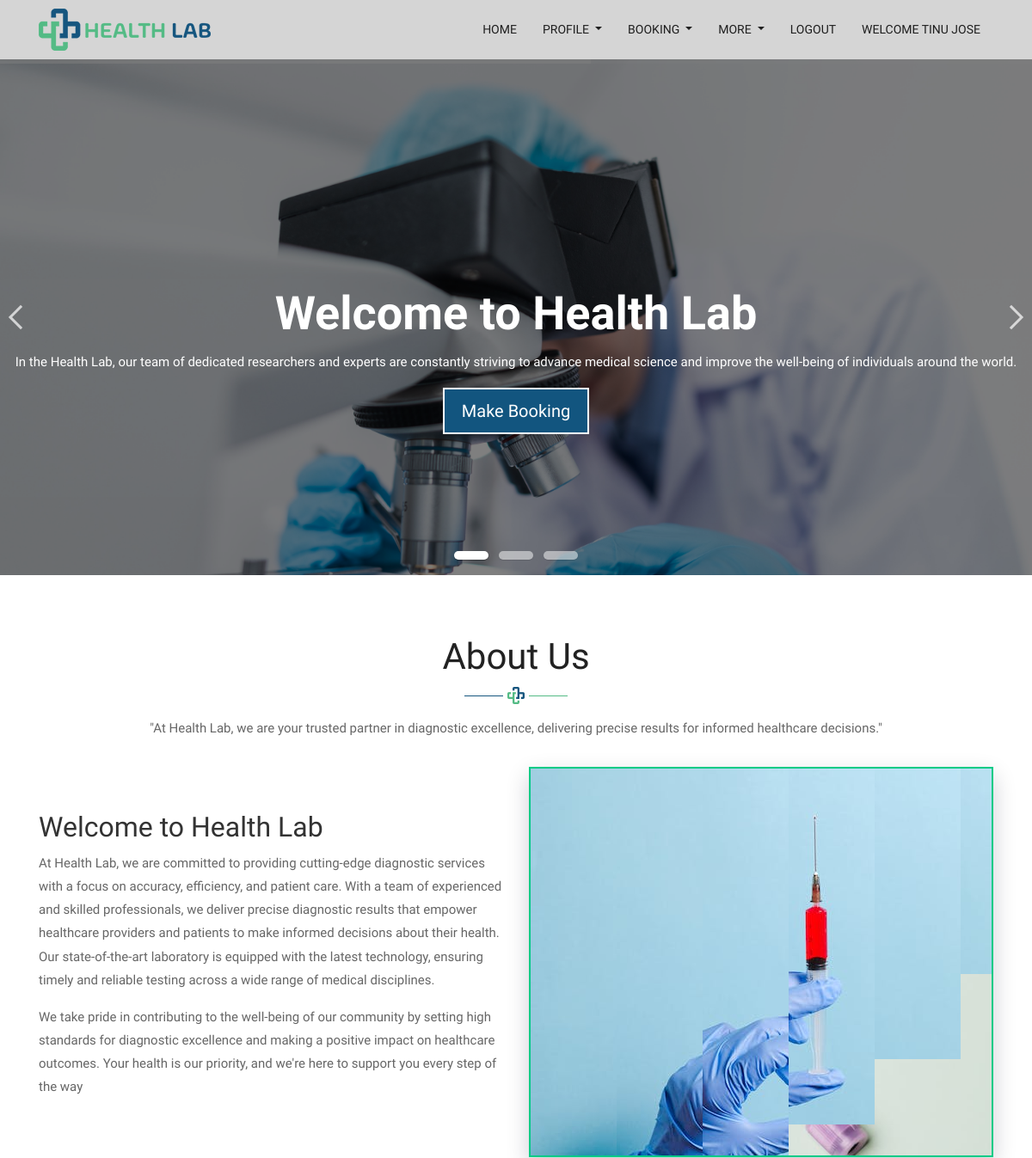
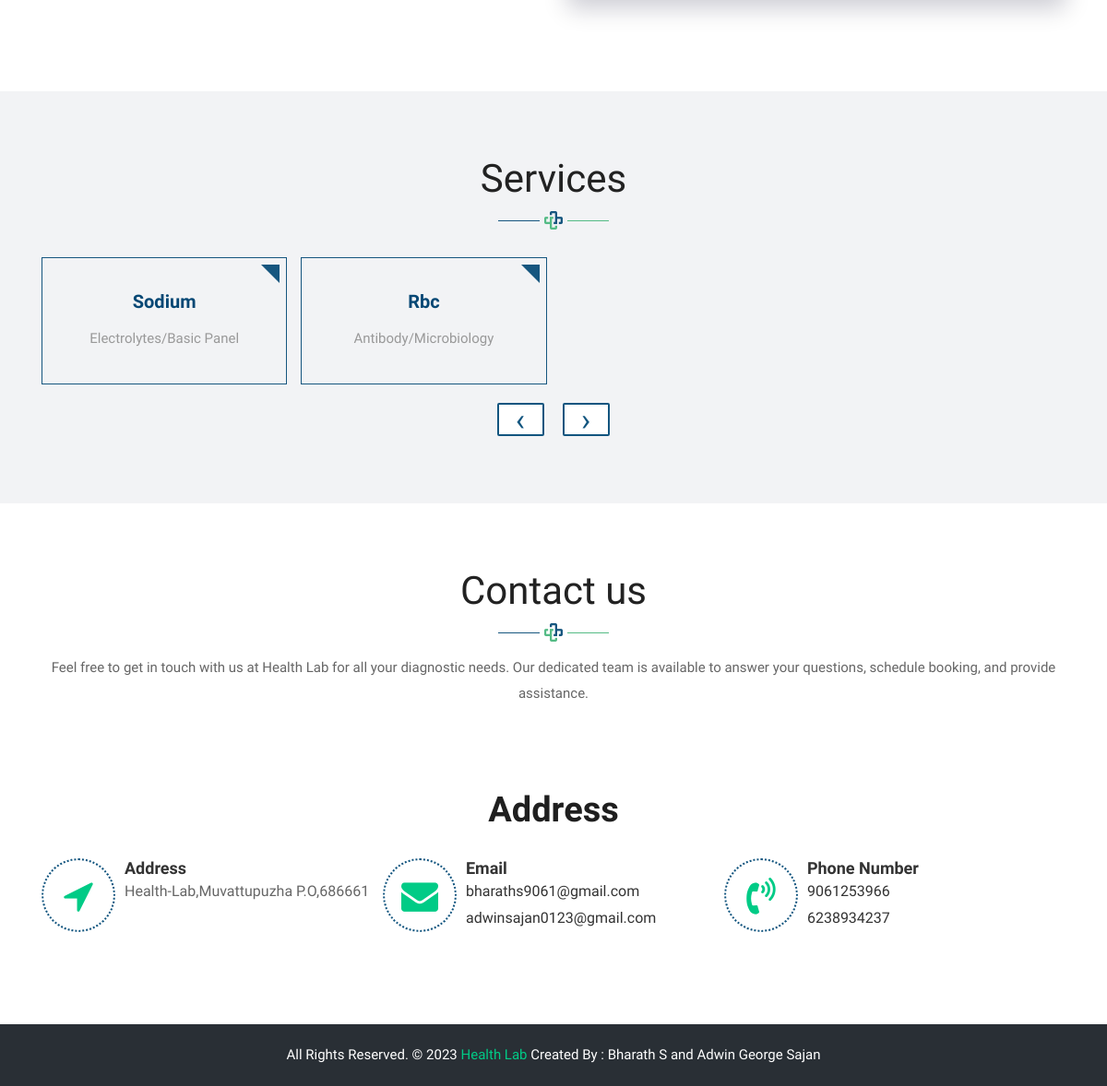
/Project/User/HomePage.php (signed in), run on the app's committed database (2 pictures, top to bottom).
### tables this page shows
CREATE TABLE `tbl_test` (
  `test_id` int(11) NOT NULL auto_increment,
  `test_name` varchar(100) NOT NULL,
  `test_price` varchar(50) NOT NULL,
  `subcategory_id` int(11) NOT NULL,
  PRIMARY KEY  (`test_id`)
);

CREATE TABLE `tbl_subcategory` (
  `subcategory_id` int(11) NOT NULL auto_increment,
  `subcategory_name` varchar(50) NOT NULL,
  `category_id` int(11) NOT NULL,
  PRIMARY KEY  (`subcategory_id`)
);

CREATE TABLE `tbl_category` (
  `category_id` int(11) NOT NULL auto_increment,
  `category_name` varchar(50) NOT NULL,
  PRIMARY KEY  (`category_id`)
);

### Project/User/HomePage.php (the view, shortened to what this page needs)
<?php
include('Header.php');
?>
	<div class="ulockd-home-slider">
		<div class="container-fluid">
			<div class="row">
				<div class="pogoSlider" id="js-main-slider">
					<div class="pogoSlider-slide" data-transition="fade" data-duration="1500" style="background-image:url(../Assets/Templates/Main/images/slider-01.jpg);">
						<div class="lbox-caption pogoSlider-slide-element">
							<div class="lbox-details">
								<h1>Welcome to Health Lab</h1>
								<p>In the Health Lab, our team of dedicated researchers and experts are constantly striving to advance medical science and improve the well-being of individuals around the world. </p>
								<a href="Booking.php" class="btn">Make Booking</a>
							</div>
						</div>
					</div>
				</div>
			</div>
		</div>
	</div>
		<div id="about" class="about-box">
		<div class="about-a1">
			<div class="container">
				<div class="row">
					<div class="col-lg-12">
						<div class="title-box">
							<h2>About Us</h2>
							<p>"At Health Lab, we are your trusted partner in diagnostic excellence, delivering precise results for informed healthcare decisions."</p>
						</div>
					</div>
				</div>
				<div class="row">
					<div class="col-lg-12 col-md-12 col-sm-12">
						<div class="row align-items-center about-main-info">
							<div class="col-lg-6 col-md-6 col-sm-12">
								<h2> Welcome to Health Lab </h2>
								<p>At Health Lab, we are committed to providing cutting-edge diagnostic services with a focus on accuracy, efficiency, and patient care. With a team of experienced and skilled professionals, we deliver precise diagnostic results that empower healthcare providers and patients to make informed decisions about their health. Our state-of-the-art laboratory is equipped with the latest technology, ensuring timely and reliable testing across a wide range of medical disciplines. </p>
								<p>We take pride in contributing to the well-being of our community by setting high standards for diagnostic excellence and making a positive impact on healthcare outcomes. Your health is our priority, and we're here to support you every step of the way</p>
							</div>
							<div class="col-lg-6 col-md-6 col-sm-12">
								<div class="about-m">
									<ul id="banner">
										<li>
										</li>
										<li>
										</li>
									</ul>
								</div>
							</div>
						</div>
					</div>
				</div>
			</div>
		</div>
	</div>
	<div id="services" class="services-box">
		<div class="container">
			<div class="row">
				<div class="col-lg-12">
					<div class="title-box">
						<h2>Services</h2>
					</div>
				</div>
			</div>
			<div class="row">
				<div class="col-lg-12">
					<div class="owl-carousel owl-theme">
							<?php
							$selSevices="SELECT * FROM tbl_test t INNER JOIN tbl_subcategory s ON t.subcategory_id=s.subcategory_id INNER JOIN tbl_category c ON c.category_id=s.category_id";
							$resService=mysql_query($selSevices);
							while($dataService=mysql_fetch_array($resService)){
								?>
								<div class="item">
										<div class="serviceBox">
								<h3 class="title"><?php echo $dataService['test_name'] ?></h3>
								<p class="description">
									<?php echo $dataService['subcategory_name']."/".$dataService['category_name']; ?>
								</p>
							</div>
							</div>
								<?php
							}
							?>
					</div>
				</div>
			</div>
		</div>
	</div>
	<div id="contact" class="contact-box">
		<div class="container">
			<div class="row">
				<div class="col-lg-12">
					<div class="title-box">
						<h2>Contact us</h2>
						<p>Feel free to get in touch with us at Health Lab for all your diagnostic needs. Our dedicated team is available to answer your questions, schedule booking, and provide assistance. </p>
					</div>
				</div>
			</div>
			<div class="row">
			<div class="col-lg-12 col-xs-12">
    <div class="left-contact">
        <h2>Address</h2>
        <div class="media cont-line">
            <div class="media-left icon-b">
                <i class="fa fa-location-arrow" aria-hidden="true"></i>
            </div>
            <div class="media-body dit-right">
                <h4>Address</h4>
                <p>Health-Lab,Muvattupuzha P.O,686661</p>
            </div>
        </div>
        <div class="media cont-line">
            <div class="media-left icon-b">
                <i class="fa fa-envelope" aria-hidden="true"></i>
            </div>
            <div class="media-body dit-right">
                <h4>Email</h4>
                <a href="mailto:bharaths9061@gmail.com">bharaths9061@gmail.com</a><br>
                <a href="mailto:adwinsajan0123@gmail.com">adwinsajan0123@gmail.com</a>
            </div>
        </div>
        <div class="media cont-line">
            <div class="media-left icon-b">
                <i class="fa fa-volume-control-phone" aria-hidden="true"></i>
            </div>
            <div class="media-body dit-right">
                <h4>Phone Number</h4>
                <a href="tel:9061253966">9061253966</a><br>
                <a href="tel:6238934237">6238934237</a>
            </div>
        </div>
    </div>
</div>
			</div>
		</div>
	</div>
  <?php
  include('Footer.php');
  ?>

### Project/Assets/Templates/Main/css/style.css (style rules this page uses)
body { color: #666666; font-size: 15px; font-family: 'Catamaran', sans-serif; line-height: 1.80857; }
a { color: #1f1f1f; text-decoration: none !important; outline: none !important; -webkit-transition: all .3s ease-in-out; -moz-transition: all .3s ease-in-out; -ms-transition: all .3s ease-in-out; -o-transition: all .3s ease-in-out; transition: all .3s ease-in-out; }
h1, h2, h3, h4, h5, h6 { letter-spacing: 0; font-weight: normal; position: relative; padding: 0 0 10px 0; font-weight: normal; line-height: 120% !important; color: #1f1f1f; margin: 0 }
h1 { font-size: 24px }
h2 { font-size: 22px }
h3 { font-size: 18px }
h4 { font-size: 16px }
a { color: #1f1f1f; text-decoration: none; outline: none; }
a, .btn { text-decoration: none !important; outline: none !important; -webkit-transition: all 0.5s ease-in-out 0s; -moz-transition: all 0.5s ease-in-out 0s; -ms-transition: all 0.5s ease-in-out 0s; -o-transition: all 0.5s ease-in-out 0s; transition: all 0.5s ease-in-out 0s; }
ul, li, ol { list-style: none; margin: 0px; padding: 0px; }
.lbox-caption { display: table; height: 100% !important; width: 100% !important; left: 0 !important; }
.lbox-caption { position: absolute; margin: 0 auto; left: 0; right: 0; z-index: 10; }
.lbox-details { display: table-cell; text-align: center; vertical-align: middle; position: absolute; top: 0px; left: 0; right: 0; height: 100%; padding: 22% 0%; }
.lbox-details::before { content: ""; background: rgba(0,0,0,0.5); position: absolute; top: 0px; left: 0px; width: 100%; height: 100%; z-index: 2; }
.lbox-details h1 { font-size: 54px; font-family: 'Catamaran', sans-serif; color: #ffffff; font-weight: 600; position: relative; z-index: 3; }
.lbox-details p { color: #ffffff; position: relative; z-index: 3; }
.lbox-details a.btn { background: #12557f; padding: 10px 20px; font-size: 20px; text-transform: capitalize; color: #ffffff; border-radius: 0px; border: 2px solid #ffffff; position: relative; display: inline-block; z-index: 3; }
.about-box { padding: 70px 0px; }
.title-box { text-align: center; margin-bottom: 30px; }
.title-box h2 { font-size: 42px; font-family: 'Catamaran', sans-serif; color: #222222; font-weight: 500; position: relative; padding-bottom: 30px; margin-bottom: 15px; }
.title-box h2::after { content: ""; position: absolute; background: url(../images/tag-line.png)no-repeat center; width: 120px; height: 20px; bottom: 0; left: 0; right: 0; margin: 0 auto; }
.about-main-info h2 { font-size: 40px; font-family: 'Catamaran', sans-serif; }
.about-main-info { margin-bottom: 30px; }
.about-m { border: 2px solid #00cb86; box-shadow: 0 10px 25px 0 rgba(0,0,40,.2); }
.about-m ul#banner { position: relative; width: 100%; height: 450px; overflow: hidden; margin: 0 auto; }
.about-m ul#banner li { position: absolute; top: 0; left: 0; display: none; }
.about-m ul { display: block; text-align: center; padding-bottom: 30px; }
.about-m ul li { display: inline-block; text-align: center; }
.about-main-info h2 { font-size: 32px; color: #333333; font-weight: 500; }
.services-box { padding: 70px 0px; background-color: #f2f3f5; }
.serviceBox { padding: 35px 20px 25px; border: 1px solid #16567f; text-align: center; position: relative; transition: all 0.3s ease 0s; }
.serviceBox:before { content: ""; border-top: 20px solid #16567f; border-left: 20px solid transparent; border-bottom: 20px solid transparent; position: absolute; top: 7px; right: 7px; transition: all 0.3s ease 0s; }
.serviceBox .title { font-size: 20px; font-weight: 700; color: #064774; text-transform: capitalize; margin: 0 0 15px 0; padding: 0; }
.serviceBox .description { font-size: 15px; color: #999; line-height: 27px; margin: 0 0 10px 0; }
.services-box .owl-carousel { text-align: center; }
.contact-box { padding: 70px 0px; }
.left-contact { margin-top: 60px; }
.left-contact h2 { font-size: 38px; font-weight: 700; padding-bottom: 30px; text-align: center; }
.cont-line { overflow: hidden; margin-bottom: 30px; width: 33.33%; float: left; }
.icon-b { width: 80px; height: 80px; text-align: center; line-height: 80px; font-size: 40px; border: 2px dotted #12557f; margin-right: 10px; color: #00cb86; border-radius: 50%; }
.dit-right h4 { font-size: 18px; color: #333333; font-weight: 600; padding-bottom: 0; }
.dit-right { padding-right: 14px; }
.dit-right p { font-size: 16px; margin: 0px; }
.dit-right a { font-size: 16px; color: #333333 }

### data on the page
tbl_test: test_name "Sodium", subcategory.subcategory_name "Electrolytes", tbl_category.category_name "Basic Panel"
tbl_test: test_name "Rbc", subcategory.subcategory_name "Antibody", tbl_category.category_name "Microbiology"

### other printed values
$_SESSION["uname"] "TINU JOSE"
